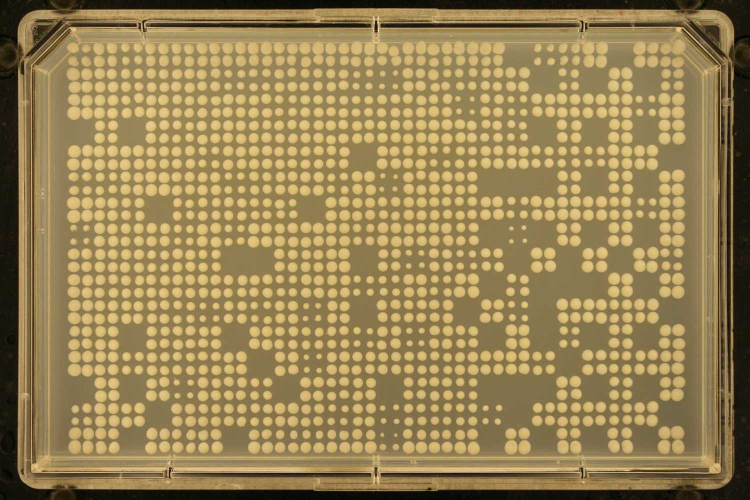
#> input picture examples/extdata/sample.jpg, 1500 x 1000 px (shown at 1/2 size)
$ python -i core.py   (imports and definitions only)
#> lines starting #> are read from the running program, lines starting #| are printed output that depends on the picture; after the words box and inside, x2 and y2 are one past the last pixel; in counts of white or black regions, pixels touching at a corner belong together
### src/gitter_py/peaks.py
from __future__ import annotations

import math
from typing import Any

import numpy as np
from scipy import signal
from scipy.stats import norm, spearmanr


def round_odd(value: float) -> int:
    value_i = int(math.floor(value))
    if value_i % 2 == 0:
        value_i += 1
    return max(value_i, 1)


def _ksmooth_normal(values: np.ndarray, bandwidth: float) -> np.ndarray:
    vals = np.asarray(values, dtype=float)
    if len(vals) <= 1:
        return vals.copy()
    bw = float(bandwidth)
    if bw <= 0:
        return vals.copy()
    # R::ksmooth("normal") bandwidth is broader than Gaussian sigma used in
    # scipy-style kernels. A quarter-bandwidth aligns the observed smoothing.
    sigma = max(bw / 4.0, 1e-6)
    radius = max(1, int(math.ceil(4.0 * sigma)))
    offsets = np.arange(-radius, radius + 1, dtype=float)
    weights = np.exp(-0.5 * (offsets / sigma) ** 2)
    smooth = np.convolve(vals, weights, mode="same")
    norm_w = np.convolve(np.ones(len(vals), dtype=float), weights, mode="same")
    return smooth / np.maximum(norm_w, 1e-12)


def split_half(vec: np.ndarray) -> tuple[np.ndarray, np.ndarray]:
    mid = int(math.ceil(len(vec) / 2.0))
    left = vec[: max(mid - 1, 0)]
    right = vec[mid:]
    return left, right


def shift(vec: np.ndarray, offset: int, pad: float = np.nan) -> np.ndarray:
    out = np.full(vec.shape, pad, dtype=float)
    idx = np.arange(len(vec)) + offset
    valid = (idx >= 0) & (idx < len(vec))
    out[valid] = vec[idx[valid]]
    return out


def _gaussian_smooth(values: np.ndarray, bw: float) -> np.ndarray:
    return _ksmooth_normal(values, bandwidth=bw)


def _local_maxima(values: np.ndarray) -> np.ndarray:
    if len(values) < 3:
        return np.array([], dtype=int)
    return np.where(np.diff(np.sign(np.diff(values))) < 0)[0] + 1


def estimate_window2(values: np.ndarray, bw: int = 15) -> int:
    if len(values) < 4:
        return 3
    lo = int(np.quantile(np.arange(len(values)), 0.25))
    hi = int(np.quantile(np.arange(len(values)), 0.75))
    center = values[lo : hi + 1]
    smooth = _gaussian_smooth(center.astype(float), bw=bw)
    peaks = _local_maxima(smooth)
    if len(peaks) < 2:
        return max(3, int(round(len(center) / 10)))
    dists = np.diff(peaks)
    dists = np.sort(dists)[::-1]
    top = dists[: max(1, len(dists) // 2)]
    return max(3, int(np.nanmedian(top)))


def sin_correlation(values: np.ndarray, window: int) -> np.ndarray:
    values = _gaussian_smooth(values.astype(float), bw=15)
    window = max(round_odd(window), 3)
    ref = np.sin(np.linspace(-np.pi, 2 * np.pi, window))
    corr = np.zeros(len(values), dtype=float)
    half = window // 2
    for i in range(len(values)):
        start = max(i - half, 0)
        end = min(i + half + 1, len(values))
        seg = values[start:end]
        if len(seg) < len(ref):
            seg = np.pad(seg, (0, len(ref) - len(seg)), mode="edge")
        seg = seg[: len(ref)]
        if np.all(seg == seg[0]):
            rho = 0.0
        else:
            rho, _ = spearmanr(ref, seg)
        if np.isnan(rho) or rho < 0.3:
            rho = 0.0
        corr[i] = float(rho)
    return corr


def get_peaks(values: np.ndarray, half_window_size: int) -> np.ndarray:
    if len(values) == 0:
        return np.array([], dtype=bool)
    half_window_size = max(1, int(half_window_size))
    local_max = np.zeros(len(values), dtype=bool)
    for i in range(half_window_size, len(values) - half_window_size):
        win = values[i - half_window_size : i + half_window_size + 1]
        mx = np.max(win)
        if values[i] == mx and np.argmax(win) == half_window_size:
            local_max[i] = True
    return local_max


def _safe_medfilt(values: np.ndarray, kernel_size: int) -> np.ndarray:
    if len(values) == 0:
        return values
    kernel_size = round_odd(kernel_size)
    if kernel_size > len(values):
        kernel_size = len(values) if len(values) % 2 == 1 else len(values) - 1
    if kernel_size <= 1:
        return values
    return signal.medfilt(values, kernel_size=kernel_size)


def colony_peaks(values: np.ndarray, n: int, plate_size: int, plot: bool = False) -> dict[str, Any]:
    del plot
    bw = 40 if plate_size < 500 else 15
    window = estimate_window2(values, bw=bw)
    signal_values = np.asarray(values, dtype=float)
    signal_values = signal_values * _safe_medfilt(signal_values, round_odd(window / 3))

    max_window = max(int(math.floor(len(signal_values) / max(n, 1))), 3)
    if window > max_window:
        window = max_window
    window = max(window, 3)

    padded = np.pad(signal_values, (window, window), mode="constant")
    corr = sin_correlation(padded, window=window)
    corr = corr[window:-window]
    idx = np.arange(len(corr))
    peak_mask = get_peaks(corr, half_window_size=max(1, int(math.floor(window / 3))))
    rp = idx[peak_mask]
    pv = corr[peak_mask]
    if len(rp) < n:
        raise ValueError("Not enough peaks found")

    peak_dist = shift(rp.astype(float), 1) - rp
    peak_height = shift(pv.astype(float), 1) - pv

    num_s = (len(rp) - n) + 1
    scores = np.full(num_s, -np.inf, dtype=float)
    for si in range(num_s):
        dist = peak_dist[si : si + (n - 1)]
        height = peak_height[si : si + (n - 1)]
        dist_m = np.nanmedian(dist)
        dist_sd = float(np.nanstd(dist, ddof=1))
        if dist_sd == 0 or np.isnan(dist_sd):
            dist_sd = 1e-6
        height_m = np.nanmedian(height)
        height_sd = float(np.nanstd(height, ddof=1))
        if height_sd == 0 or np.isnan(height_sd):
            height_sd = 1e-6
        p1 = norm.pdf(dist, loc=dist_m, scale=dist_sd)
        p2 = norm.pdf(height, loc=height_m, scale=height_sd)
        scores[si] = np.nansum(np.log((p1 * p2) + 1e-12))

    start = int(np.argmax(scores))
    peaks = rp[start : start + n]
    delta = np.nanmedian(shift(peaks.astype(float), 1) - peaks)
    if np.isnan(delta):
        delta = window
    return {"peaks": peaks.astype(int), "all_peaks": rp.astype(int), "window": float(delta / 2.0)}


# [5 lines left out: function colony_peaks_fixed, not called in this run]

### src/gitter_py/plate_crops.py
from __future__ import annotations

import numpy as np


def validate_rotate_override(rotate_override: int | None) -> int | None:
    if rotate_override is None:
        return None
    if rotate_override not in {0, 90, 180, 270}:
        raise ValueError("rotate_override must be one of: 0, 90, 180, 270")
    return int(rotate_override)


# [7 lines left out: function rotate_by_degrees, not called in this run]


def orient_crop(
    crop: np.ndarray,
    rotate: bool,
    rotate_override: int | None,
) -> tuple[np.ndarray, int]:
    if rotate_override is not None:
        return rotate_by_degrees(crop, rotate_override), rotate_override
    if rotate and crop.shape[0] > crop.shape[1]:
        return np.rot90(crop, k=1), 90
    return crop, 0

### src/gitter_py/core.py
from __future__ import annotations

import logging
import math
from datetime import datetime
from pathlib import Path
from time import perf_counter
from typing import Any

import numpy as np
import pandas as pd
from scipy import ndimage, signal
from skimage import io as skio
from skimage import morphology, transform, util

from .constants import GITTER_VERSION, PLATE_FORMATS
from .peaks import colony_peaks, colony_peaks_fixed, round_odd, split_half
from .plate_crops import orient_crop, validate_rotate_override

LOGGER = logging.getLogger("gitter")
# [6 lines not run here, left out]


def _resize_by_width(image: np.ndarray, width: int) -> np.ndarray:
    width = int(width)
    if width <= 0:
        return image
    h, w = image.shape[:2]
    if w == width:
        return image
    new_h = max(1, int(round(h * (width / w))))
    if image.ndim == 2:
        out_shape = (new_h, width)
    else:
        out_shape = (new_h, width, image.shape[2])
    return transform.resize(image, out_shape, preserve_range=True, anti_aliasing=True).astype(float)


def _resize_to_shape(image: np.ndarray, shape: tuple[int, int]) -> np.ndarray:
    return transform.resize(image, shape, preserve_range=True, anti_aliasing=True).astype(float)


def _read_image(file_path: str | Path) -> np.ndarray:
    image = skio.imread(file_path)
    image = util.img_as_float(image).astype(float)
    return image


def _coerce_image_input(image_file: str | Path | np.ndarray) -> tuple[np.ndarray, str, str | None]:
    if isinstance(image_file, np.ndarray):
        image = util.img_as_float(np.asarray(image_file)).astype(float)
        return image, "image", None
    image_path = Path(image_file)
    image = _read_image(image_path)
    return image, image_path.name, str(image_path)


# [4 lines left out: function _set_contrast, not called in this run]


def _padmatrix(mat: np.ndarray, level: int, pad_val: float) -> np.ndarray:
    return np.pad(mat, ((level, level), (level, level)), mode="constant", constant_values=pad_val)


def _unpadmatrix(mat: np.ndarray, level: int) -> np.ndarray:
    if level <= 0:
        return mat
    return mat[level:-level, level:-level]


def _find_optimal_threshold(
    x: np.ndarray,
    r: int = 2,
    lim: tuple[float, float] = (0.0, 0.4),
    cap: float = 0.2,
) -> float:
    values = np.asarray(x, dtype=float).copy()
    values[values < lim[0]] = 0
    values[values > lim[1]] = 0

    t = round(float(np.nanmean(values)), r)
    mu1 = float(np.nanmean(values[values >= t])) if np.any(values >= t) else 0.0
    mu2 = float(np.nanmean(values[values < t])) if np.any(values < t) else 0.0
    cmu1 = mu1
    cmu2 = mu2
    i = 1
    while True:
        if i > 1:
            cmu1 = float(np.nanmean(values[values >= t])) if np.any(values >= t) else 0.0
            cmu2 = float(np.nanmean(values[values < t])) if np.any(values < t) else 0.0
        if (i > 1 and cmu1 == mu1 and cmu2 == mu2) or t > 1:
            if t > cap:
                t = float(np.nanquantile(values, 0.9))
            return t
        mu1 = cmu1
        mu2 = cmu2
        t = round((mu1 + mu2) / 2.0, r)
        i += 1


def _threshold(
    im_gray: np.ndarray,
    nrow_plate: int,
    ncol_plate: int,
    fast: bool = True,
    f: int = 1000,
) -> np.ndarray:
    if fast:
        small = _resize_by_width(im_gray, f)
        si = round((small.shape[0] / max(nrow_plate, 1)) * 1.5)
        footprint = np.ones((round_odd(si), round_odd(si)), dtype=bool)
        opened = morphology.opening(small, footprint=footprint)
        opened = _resize_to_shape(opened, im_gray.shape)
        corr = im_gray - opened
        corr[corr < 0] = 0
        thresh = _find_optimal_threshold(_resize_by_width(corr, f))
        bw = (corr >= thresh).astype(float)
        return bw

    si = round((im_gray.shape[0] / max(nrow_plate, 1)) * 1.0)
    footprint = np.ones((round_odd(si), round_odd(si)), dtype=bool)
    tophat = morphology.white_tophat(im_gray, footprint=footprint)
    thresh = _find_optimal_threshold(tophat)
    return (tophat >= thresh).astype(float)


def _has_long_run(values: np.ndarray, cap: float) -> bool:
    if len(values) == 0:
        return False
    vals = values.astype(int)
    changes = np.diff(vals)
    run_starts = np.r_[0, np.where(changes != 0)[0] + 1]
    run_ends = np.r_[run_starts[1:], len(vals)]
    run_vals = vals[run_starts]
    run_lengths = run_ends - run_starts
    return bool(np.any((run_vals == 1) & (run_lengths > cap)))


def _rm_rle(image: np.ndarray, p: float = 0.2, margin: int = 1) -> np.ndarray:
    cap = p * (image.shape[0] if margin == 1 else image.shape[1])
    if margin == 1:
        mask = np.array([_has_long_run(row, cap) for row in image], dtype=bool)
        vec = image.sum(axis=1).astype(float)
    else:
        mask = np.array([_has_long_run(col, cap) for col in image.T], dtype=bool)
        vec = image.sum(axis=0).astype(float)
    left, right = split_half(mask.astype(bool))
    if np.any(left):
        vec[: np.max(np.where(left)[0]) + 1] = 0
    if np.any(right):
        vec[np.min(np.where(right)[0]) + len(left) :] = 0
    return vec


def _xl(vec: np.ndarray, minimum: int) -> int:
    if len(vec) == 0:
        return minimum
    idx = np.where(vec == np.nanmin(vec))[0]
    if len(idx) == 0:
        return minimum
    t = len(vec) - (idx[-1] + 1)
    if t < minimum:
        t = minimum
    return int(t)


def _xr(vec: np.ndarray, minimum: int) -> int:
    if len(vec) == 0:
        return minimum
    t = int(np.nanargmin(vec)) + 2
    if t < minimum:
        t = minimum
    return int(t)


def _mat_border(x: np.ndarray) -> dict[str, np.ndarray]:
    return {"l": x[:, 0], "r": x[:, -1], "t": x[0, :], "b": x[-1, :]}


def _spilled(x: np.ndarray, frac: float) -> bool:
    borders = _mat_border(x)
    return bool(
        (np.sum(borders["l"]) > x.shape[0] * frac)
        or (np.sum(borders["r"]) > x.shape[0] * frac)
        or (np.sum(borders["t"]) > x.shape[1] * frac)
        or (np.sum(borders["b"]) > x.shape[1] * frac)
    )


def _s1(z: np.ndarray) -> np.ndarray:
    return np.hstack([np.zeros((z.shape[0], 1), dtype=bool), z[:, :-1]])


def _s2(z: np.ndarray) -> np.ndarray:
    return np.hstack([z[:, 1:], np.zeros((z.shape[0], 1), dtype=bool)])


def _s3(z: np.ndarray) -> np.ndarray:
    return np.vstack([np.zeros((1, z.shape[1]), dtype=bool), z[:-1, :]])


def _s4(z: np.ndarray) -> np.ndarray:
    return np.vstack([z[1:, :], np.zeros((1, z.shape[1]), dtype=bool)])


def _edge(z: np.ndarray) -> np.ndarray:
    return z & ~(_s1(z) & _s2(z) & _s3(z) & _s4(z))


def _perimeter(z: np.ndarray) -> float:
    e = _edge(z)
    return float(
        (
            np.sum(e & _s1(e))
            + np.sum(e & _s2(e))
            + np.sum(e & _s3(e))
            + np.sum(e & _s4(e))
            + math.sqrt(2.0)
            * (
                np.sum(e & _s1(_s3(e)))
                + np.sum(e & _s1(_s4(e)))
                + np.sum(e & _s2(_s3(e)))
                + np.sum(e & _s2(_s4(e)))
            )
        )
        / 2.0
    )


def _circularity(z: np.ndarray) -> float:
    area = float(np.sum(z))
    perimeter = _perimeter(z.astype(bool))
    if perimeter == 0:
        return float("nan")
    return float((4.0 * math.pi * area) / (perimeter**2))


def _fit_rects(
    coords: pd.DataFrame,
    im_gray: np.ndarray,
    d: int,
    fixed_square: float = 2.0,
) -> pd.DataFrame:
    def r_slice_indices(start: int, end: int, n: int) -> np.ndarray:
        if start <= end:
            seq = np.arange(start, end + 1, dtype=int)
        else:
            seq = np.arange(start, end - 1, -1, dtype=int)
        seq = seq[seq != 0]
        seq = seq[(seq > 0) & (seq <= n)]
        return seq - 1

    def r_slice2d(mat: np.ndarray, yt: int, yb: int, xl: int, xr: int) -> np.ndarray:
        rows = r_slice_indices(yt, yb, mat.shape[0])
        cols = r_slice_indices(xl, xr, mat.shape[1])
        if len(rows) == 0 or len(cols) == 0:
            return np.zeros((0, 0), dtype=float)
        return mat[np.ix_(rows, cols)]

    minb = int(round(d / 3))
    rows: list[list[float]] = []

    h, w = im_gray.shape
    for row in coords.itertuples(index=False):
        x = int(row.x)
        y = int(row.y)
        xl = int(row.xl)
        xr = int(row.xr)
        yt = int(row.yt)
        yb = int(row.yb)
        if xl > xr:
            xl, xr = xr, xl
        if yt > yb:
            yt, yb = yb, yt

        x_r = x + 1
        y_r = y + 1
        xl_r = xl + 1
        xr_r = xr + 1
        yt_r = yt + 1
        yb_r = yb + 1

        cent_pixel = im_gray[y, x] if (0 <= y < h and 0 <= x < w) else 0
        spot_bw = r_slice2d(im_gray, yt_r, yb_r, xl_r, xr_r)
        if spot_bw.size == 0:
            rows.append([x, y, xl, xr, yt, yb, 0.0, float("nan"), 0.0])
            continue

        rs = np.sum(spot_bw, axis=1)
        cs = np.sum(spot_bw, axis=0)
        x_rel = x_r - xl_r
        y_rel = y_r - yt_r

        if cent_pixel == 0:
            z = np.repeat(int(round(minb * fixed_square)), 4)
        else:
            sp_y_l, sp_y_r = split_half(rs)
            sp_x_l, sp_x_r = split_half(cs)
            z = np.array(
                [
                    _xl(sp_x_l, minb),
                    _xr(sp_x_r, minb),
                    _xl(sp_y_l, minb),
                    _xr(sp_y_r, minb),
                ]
            )

        rect_rel = [x_rel - z[0], x_rel + z[1], y_rel - z[2], y_rel + z[3]]
        rect_rel = [int(rect_rel[0]), int(rect_rel[1]), int(rect_rel[2]), int(rect_rel[3])]
        if rect_rel[0] > rect_rel[1]:
            rect_rel[0], rect_rel[1] = rect_rel[1], rect_rel[0]
        if rect_rel[2] > rect_rel[3]:
            rect_rel[2], rect_rel[3] = rect_rel[3], rect_rel[2]

        cropped = r_slice2d(
            spot_bw,
            rect_rel[2],
            rect_rel[3],
            rect_rel[0],
            rect_rel[1],
        )
        spill = _spilled(cropped, 0.2)
        abs_rect = [x - z[0], x + z[1], y - z[2], y + z[3]]
        rows.append(
            [
                x,
                y,
                abs_rect[0],
                abs_rect[1],
                abs_rect[2],
                abs_rect[3],
                float(np.sum(cropped)),
                _circularity(cropped.astype(bool)),
                float(spill),
            ]
        )

    out = pd.DataFrame(
        rows,
        columns=["x", "y", "xl", "xr", "yt", "yb", "size", "circularity", "spill"],
    )
    flags = pd.DataFrame(
        {
            "spilled": out["spill"] == 1,
            "lowcirc": (out["circularity"] < 0.6) & out["circularity"].notna(),
        }
    )
    flag_ids = ["S", "C"]
    out["flags"] = flags.apply(
        lambda r: ",".join([flag_ids[i] for i, val in enumerate(r) if bool(val)]),
        axis=1,
    )
    return out.drop(columns=["spill"])


# [43 lines left out: functions _best_lag, _register2d, _draw_rect, not called in this run]


def _parse_plate_format(plate_format: int | tuple[int, int] | list[int]) -> tuple[int, int]:
    if isinstance(plate_format, int):
        key = str(plate_format)
        if key not in PLATE_FORMATS:
            raise ValueError(
                "Invalid plate density, please use 1536, 384 or 96. "
                "You can also specify a tuple of (rows, cols)."
            )
        return PLATE_FORMATS[key]
    if len(plate_format) != 2:
        raise ValueError("Invalid plate format, expected density or (rows, cols)")
    return int(plate_format[0]), int(plate_format[1])


def _timestamp() -> str:
    return datetime.now().strftime("%a %b %d %H:%M:%S %Y")


def gitter(
    image_file: str | Path | np.ndarray,
    plate_format: int | tuple[int, int] | list[int] = (32, 48),
    remove_noise: bool = False,
    autorotate: bool = False,
    inverse: bool = False,
    image_align: bool = True,
    verbose: str = "l",
    contrast: int | None = None,
    fast: int | None = None,
    plot: bool = False,
    start_coords: tuple[float, float] | list[float] | None = None,
    increment_coords: tuple[float, float] | list[float] | None = None,
    dilation_factor: int = 0,
    rotate: bool = False,
    rotate_override: int | None = None,
    _fx: float = 2.0,
    _is_ref: bool = False,
    _params: dict[str, Any] | None = None,
) -> pd.DataFrame:
    if start_coords is not None:
        if len(start_coords) != 2:
            raise ValueError("start.coords must be a numeric vector of length 2")
        if increment_coords is None or len(increment_coords) != 2:
            raise ValueError("increment.coords must be provided with start.coords")
    if increment_coords is not None:
        if len(increment_coords) != 2:
            raise ValueError("increment.coords must be a numeric vector of length 2")
        if start_coords is None or len(start_coords) != 2:
            raise ValueError("start.coords must be provided with increment.coords")
    if dilation_factor < 0:
        raise ValueError("dilation.factor must be greater than or equal to 0")
    if verbose not in {"l", "p", "n"}:
        raise ValueError('Invalid verbose parameter, use "l", "p", or "n"')
    if contrast is not None and contrast <= 0:
        raise ValueError("Contrast value must be positive")
    if fast is not None and (fast < 1500 or fast > 4000):
        raise ValueError("Fast resize width must be between 1500-4000px")
    rotate_override = validate_rotate_override(rotate_override)
    should_auto_landscape = bool(autorotate or rotate)

    plate_rows, plate_cols = _parse_plate_format(plate_format)
    image, source_name, source_file = _coerce_image_input(image_file)
#> in _read_image, image is the input picture: shape (1000, 1500, 3); mean R, G, B 152.4, 131.8, 84.8
#> source_name = 'sample.jpg'; source_file = '../../examples/extdata/sample.jpg'
    if source_name.startswith("gridded_"):
        LOGGER.warning("Detected gridded image as input")

    if verbose == "l":
        LOGGER.setLevel(logging.INFO)
    else:
        LOGGER.setLevel(logging.ERROR)
    if verbose == "p":
        print(f"Processing {source_name} ...")

    t0 = perf_counter()
    image, _ = orient_crop(
        image,
        rotate=should_auto_landscape,
        rotate_override=rotate_override,
    )
    if fast is not None:
        image = _resize_by_width(image, fast)
    if image.ndim == 3:
        image = image[:, :, :3]
        im_gray = (image[:, :, 0] * 0.21) + (image[:, :, 1] * 0.72) + (image[:, :, 2] * 0.07)
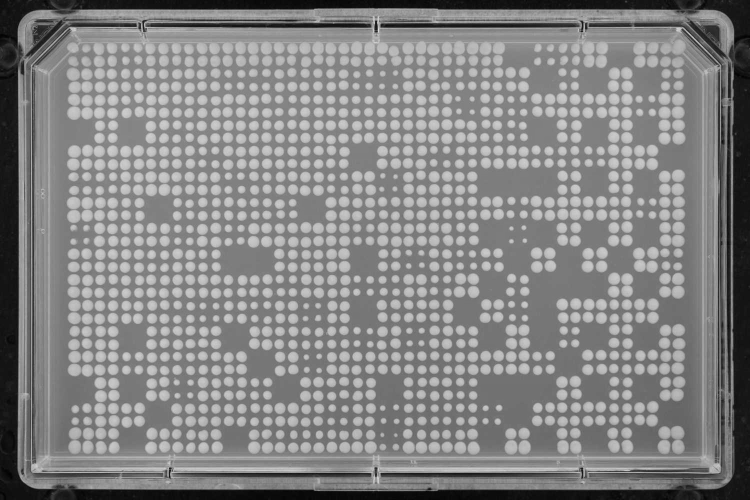
#> im_gray: shape (1000, 1500) float64 (shown at 1/2 size); min 0.00282, max 0.97, mean 0.521
    else:
        im_gray = image.copy()

    if contrast is not None:
        im_gray = _set_contrast(im_gray, contrast)
    if inverse:
        im_gray = 1.0 - im_gray

    is_ref = _params is None
    if not is_ref and image_align:
        im_gray = _register2d(im_gray, _params["row_sums"], _params["col_sums"])

    im_bw = _threshold(im_gray, plate_rows, plate_cols, fast=True, f=1000)
#> in _resize_by_width, `return transform.resize(image, out_shape, preserve_range=True, anti_al..`:
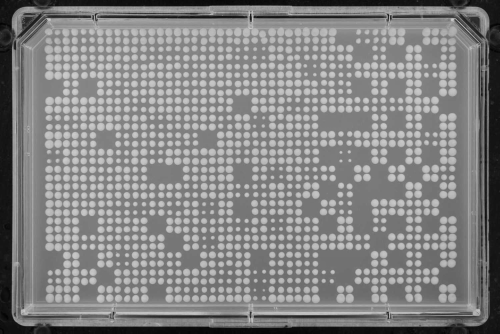
#> returned value: shape (667, 1000) float64 (shown at 1/2 size); min 0.00918, max 0.902, mean 0.521
#> in _threshold, `opened = morphology.opening(small, footprint=footprint)`:
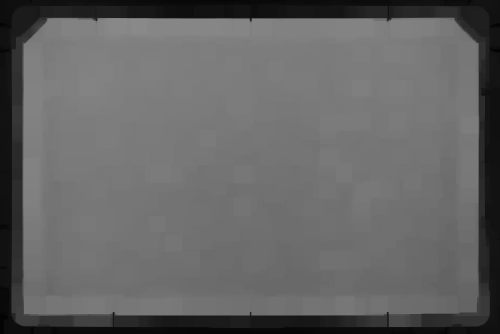
#> opened: shape (667, 1000) float64 (shown at 1/2 size); min 0.00918, max 0.54, mean 0.397
#> in _threshold, `corr = im_gray - opened`:
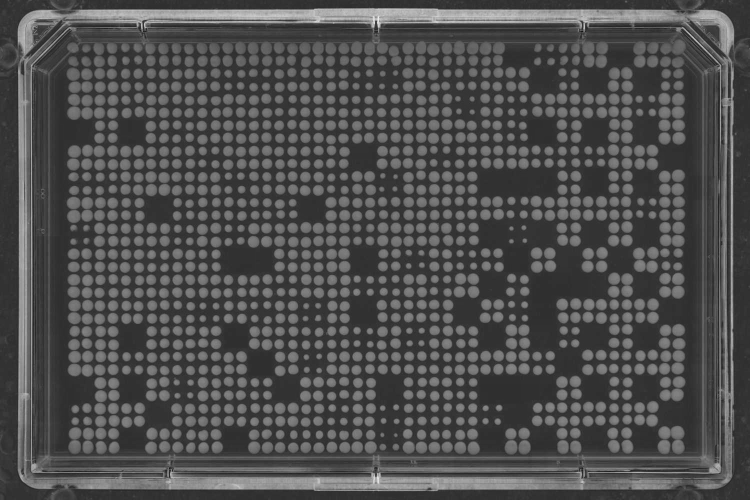
#> corr: shape (1000, 1500) float64 (shown at 1/2 size); min -0.19, max 0.827, mean 0.124; drawn with min black and max white
#> in _threshold, `corr[corr < 0] = 0`:
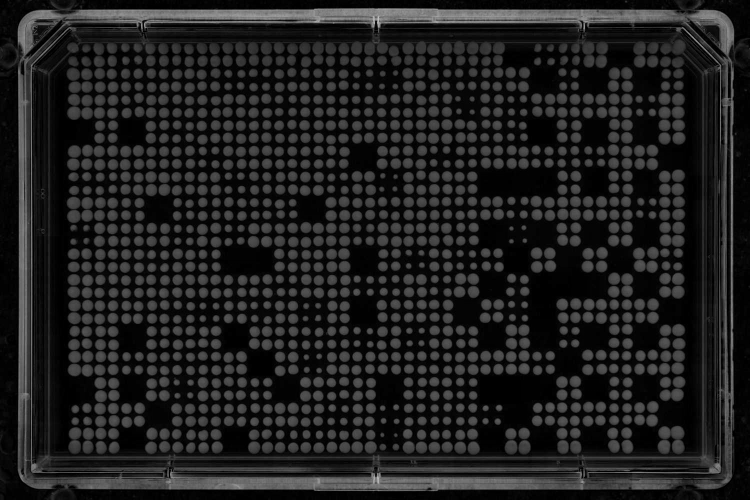
#> corr: shape (1000, 1500) float64 (shown at 1/2 size); 3.07% of pixels changed, all inside (x1, y1, x2, y2) = (0, 0, 1500, 1000)
#> (the rest of the program and of its run is left out)
